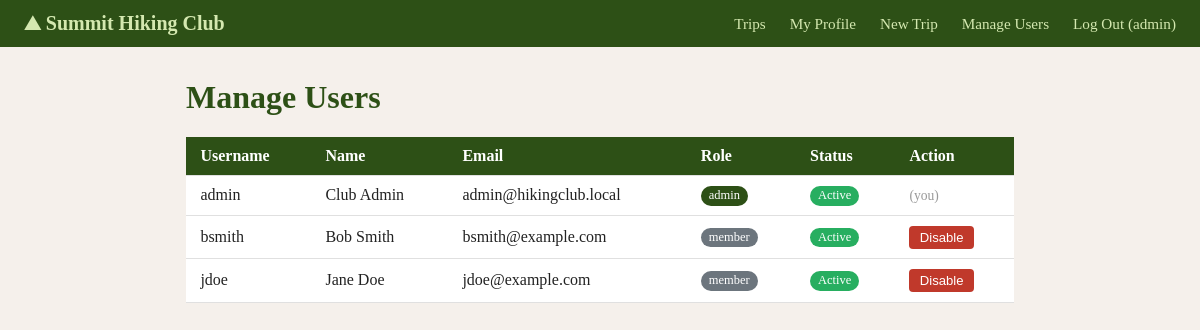
Page /admin/users (signed in) on the committed database.
### tables this page shows
CREATE TABLE users (
                id INTEGER PRIMARY KEY AUTOINCREMENT,
                username TEXT NOT NULL UNIQUE,
                email TEXT NOT NULL UNIQUE,
                password_hash TEXT NOT NULL,
                -- role: "member" or "admin"
                -- real app would split admin into "trip_leader" and "system_admin"
                role TEXT NOT NULL DEFAULT 'member',
                name TEXT,
                emergency_contact TEXT,
                is_active INTEGER NOT NULL DEFAULT 1
            );

### app.py (the view)
@app.route('/admin/users')
@login_required
@admin_required
def admin_users():
    users = get_db().execute('SELECT * FROM users ORDER BY username').fetchall()
    return render_template('admin_users.html', users=users)

### app.py (called while the page is built)
@app.context_processor
def inject_user():
    return {'user': current_user()}

def current_user():
    uid = session.get('user_id')
    if not uid:
        return None
    return get_db().execute('SELECT * FROM users WHERE id = ?', (uid,)).fetchone()

def login_required(f):
    from functools import wraps
    @wraps(f)
    def decorated(*args, **kwargs):
        if not session.get('user_id'):
            flash('Please log in to access that page.', 'warning')
            return redirect(url_for('login'))
        return f(*args, **kwargs)
    return decorated

def admin_required(f):
    from functools import wraps
    @wraps(f)
    def decorated(*args, **kwargs):
        user = current_user()
        if not user or user['role'] != 'admin':
            abort(403)
        return f(*args, **kwargs)
    return decorated

### models.py (called while the page is built)
def get_db():
    if 'db' not in g:
        g.db = sqlite3.connect(DATABASE)
        g.db.row_factory = sqlite3.Row
    return g.db

### templates/admin_users.html (shortened to what this page needs)
{% extends 'base.html' %}
{% block content %}
<h1>Manage Users</h1>
<table>
    <thead>
        <tr>
            <th>Username</th>
            <th>Name</th>
            <th>Email</th>
            <th>Role</th>
            <th>Status</th>
            <th>Action</th>
        </tr>
    </thead>
    <tbody>
        {% for u in users %}
        <tr>
            <td>{{ u.username }}</td>
            <td>{{ u.name or '—' }}</td>
            <td>{{ u.email }}</td>
            <td><span class="badge badge-{{ u.role }}">{{ u.role }}</span></td>
            <td>
                {% if u.is_active %}
                    <span class="badge badge-active">Active</span>
                {% else %}
                    <span class="badge badge-disabled">Disabled</span>
                {% endif %}
            </td>
            <td>
                {% if u.id != user.id %}
                <form method="post" action="{{ url_for('toggle_user', uid=u.id) }}">
                    <button class="btn btn-sm {{ 'btn-danger' if u.is_active else 'btn-primary' }}" type="submit">
                        {{ 'Disable' if u.is_active else 'Enable' }}
                    </button>
                </form>
                {% else %}
                <span style="color:#999;font-size:0.85rem">(you)</span>
                {% endif %}
            </td>
        </tr>
        {% endfor %}
    </tbody>
</table>
{% endblock %}

### templates/base.html (shortened to what this page needs)
<!DOCTYPE html>
<html lang="en">
<head>
    <link rel="stylesheet" href="{{ url_for('static', filename='style.css') }}">
</head>
<body>
<nav>
    <a class="brand" href="{{ url_for('trips') }}">&#9968; Summit Hiking Club</a>
    <a href="{{ url_for('trips') }}">Trips</a>
    {% if user %}
        <a href="{{ url_for('profile') }}">My Profile</a>
        {% if user.role == 'admin' %}
            <a href="{{ url_for('new_trip') }}">New Trip</a>
            <a href="{{ url_for('admin_users') }}">Manage Users</a>
        {% endif %}
        <a href="{{ url_for('logout') }}">Log Out ({{ user.username }})</a>
    {% else %}
        <a href="{{ url_for('login') }}">Log In</a>
        <a href="{{ url_for('register') }}">Register</a>
    {% endif %}
</nav>
<div class="container">
    {% block content %}{% endblock %}
</div>
</body>
</html>

### static/style.css (style rules this page uses)
*, *::before, *::after { box-sizing: border-box; }
body { font-family: Georgia, serif; margin: 0; background: #f5f0eb; color: #222; }
nav { background: #2d5016; color: #fff; padding: 0.75rem 1.5rem; display: flex; align-items: center; gap: 1.5rem; flex-wrap: wrap; }
nav .brand { font-size: 1.25rem; font-weight: bold; color: #d4e8b0; text-decoration: none; margin-right: auto; }
nav a { color: #d4e8b0; text-decoration: none; font-size: 0.95rem; }
.container { max-width: 860px; margin: 2rem auto; padding: 0 1rem; }
h1, h2 { color: #2d5016; }
.btn { display: inline-block; padding: 0.4rem 1rem; border: none; border-radius: 4px; cursor: pointer; font-size: 0.9rem; text-decoration: none; }
.btn-danger { background: #c0392b; color: #fff; }
.btn-sm { padding: 0.25rem 0.65rem; font-size: 0.82rem; }
table { width: 100%; border-collapse: collapse; background: #fff; }
th, td { padding: 0.6rem 0.9rem; text-align: left; border-bottom: 1px solid #e0e0e0; }
th { background: #2d5016; color: #fff; }
.badge { display: inline-block; padding: 0.15rem 0.5rem; border-radius: 20px; font-size: 0.78rem; }
.badge-admin { background: #2d5016; color: #fff; }
.badge-member { background: #6c757d; color: #fff; }
.badge-active { background: #27ae60; color: #fff; }

### rows in the picture
users: username "admin", name "Club Admin", email "admin@hikingclub.local", role "admin", is_active "Active", shows "(you)"
users: username "bsmith", name "Bob Smith", email "bsmith@example.com", role "member", shows "Active", is_active "Disable"
users: username "jdoe", name "Jane Doe", email "jdoe@example.com", role "member", shows "Active", is_active "Disable"
